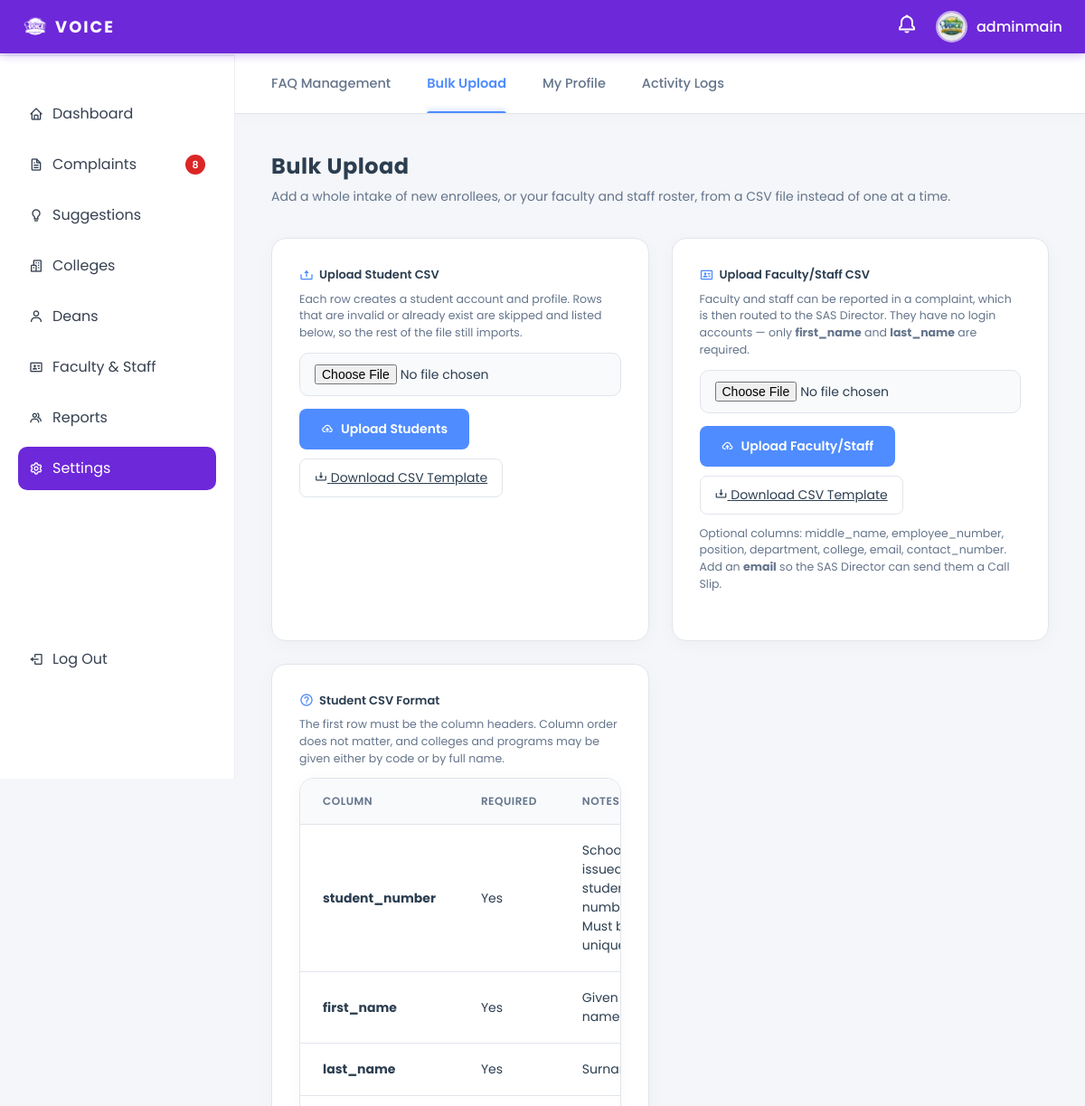
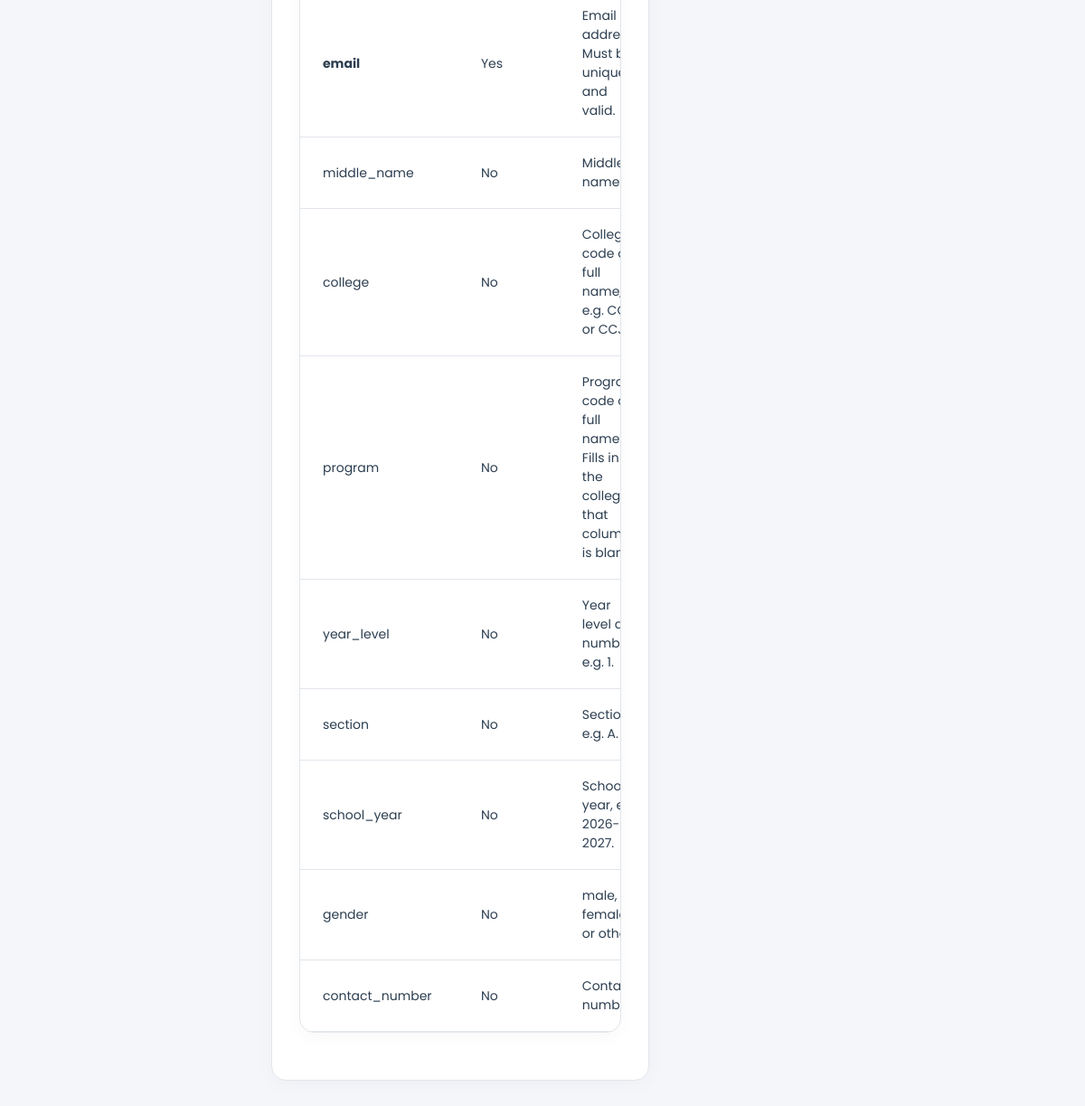
Screenshot of /Ui-main/admin/admin_setting.php?tab=bulk_upload (signed in) with the database file from the repository (2 pictures, top to bottom).
### tables this page shows
CREATE TABLE `admin_profiles` (
  `id` int(11) NOT NULL,
  `user_id` int(11) NOT NULL,
  `name` varchar(100) NOT NULL,
  `created_at` timestamp NOT NULL DEFAULT current_timestamp()
);

CREATE TABLE `users` (
  `id` int(11) NOT NULL,
  `username` varchar(50) NOT NULL,
  `email` varchar(100) NOT NULL,
  `password` varchar(255) NOT NULL,
  `role` enum('admin','dean','student') NOT NULL,
  `profile_pic` varchar(255) DEFAULT NULL,
  `is_active` tinyint(1) DEFAULT 1,
  `created_at` timestamp NOT NULL DEFAULT current_timestamp(),
  `reset_token_hash` varchar(64) DEFAULT NULL,
  `reset_token_expires_at` datetime DEFAULT NULL,
  `reset_code` varchar(255) DEFAULT NULL,
  `reset_expiry` datetime DEFAULT NULL
);

### Ui-main/faculty_helpers.php (called while the page is built, shortened)
<?php
require_once __DIR__ . '/student_bulk_upload.php';
function faculty_bulk_upload_columns(): array
{
    return [
        'required' => [
            'first_name' => 'Given name.',
            'last_name' => 'Surname.',
        ],
        'optional' => [
            'middle_name' => 'Middle name.',
            'employee_number' => 'Employee or ID number. Must be unique when given.',
            'position' => 'Job title, e.g. Instructor or Registrar Staff.',
            'department' => 'Department or office, e.g. Registrar.',
            'college' => 'College code or full name, if they belong to one.',
            'email' => 'Email address. Needed for Call Slips.',
            'contact_number' => 'Contact number.',
        ],
    ];
}

### Ui-main/student_bulk_upload.php (called while the page is built, shortened)
<?php
function student_bulk_upload_columns(): array
{
    return [
        'required' => [
            'student_number' => 'School-issued student number. Must be unique.',
            'first_name' => 'Given name.',
            'last_name' => 'Surname.',
            'email' => 'Email address. Must be unique and valid.',
        ],
        'optional' => [
            'middle_name' => 'Middle name.',
            'college' => 'College code or full name, e.g. CCIS or CCJ.',
            'program' => 'Program code or full name. Fills in the college if that column is blank.',
            'year_level' => 'Year level as a number, e.g. 1.',
            'section' => 'Section, e.g. A.',
            'school_year' => 'School year, e.g. 2026-2027.',
            'gender' => 'male, female, or other.',
            'contact_number' => 'Contact number.',
        ],
    ];
}

### Ui-main/admin/admin_setting.php (the view, shortened to what this page needs)
<?php
require_once __DIR__ . '/../student_bulk_upload.php';
require_once __DIR__ . '/../faculty_helpers.php';
function e(string $value): string
{
    return htmlspecialchars($value, ENT_QUOTES, 'UTF-8');
}
$activeTab = (string)($_GET['tab'] ?? 'faq');
?>
<!DOCTYPE html>
<html lang="en">
<head>
    <link href='https://unpkg.com/boxicons@2.1.4/css/boxicons.min.css' rel='stylesheet'>
</head>
<body>
    <?php include 'admin_topbar.php'; ?>
    <?php include 'admin_sidebar.php'; ?>
    <div class="page-wrapper">
        <div class="nav-header">
            <div class="nav-tabs">
                <button class="tab-btn <?php echo $activeTab === 'faq' ? 'active' : ''; ?>" onclick="switchTab(event, 'faq')">FAQ Management</button>
                <button class="tab-btn <?php echo $activeTab === 'bulk_upload' ? 'active' : ''; ?>" onclick="switchTab(event, 'bulk_upload')">Bulk Upload</button>
                <button class="tab-btn <?php echo $activeTab === 'profile' ? 'active' : ''; ?>" onclick="switchTab(event, 'profile')">My Profile</button>
                <button class="tab-btn <?php echo $activeTab === 'logs' ? 'active' : ''; ?>" onclick="switchTab(event, 'logs')">Activity Logs</button>
            </div>
        </div>
        <main class="main-content">
            <div id="bulk_upload" class="tab-panel <?php echo $activeTab === 'bulk_upload' ? 'active' : ''; ?>">
                <div class="section-header">
                    <h1>Bulk Upload</h1>
                    <p>Add a whole intake of new enrollees, or your faculty and staff roster, from a CSV file instead of one at a time.</p>
                </div>
                <div class="card-grid">
                    <div class="form-card">
                        <form method="POST" enctype="multipart/form-data">
                            <div class="form-group">
                                <label><i class='bx bx-upload'></i> Upload Student CSV</label>
                                <p style="font-size: 12.5px; color: var(--text-light); margin-bottom: 12px;">
                                    Each row creates a student account and profile. Rows that are invalid or already
                                    exist are skipped and listed below, so the rest of the file still imports.
                                </p>
                                <div class="form-group" style="margin-bottom: 14px;">
                                    <input type="file" class="input-field" name="students_csv" accept=".csv,.txt" required>
                                </div>
                                <div style="display: flex; gap: 10px; flex-wrap: wrap; align-items: center; margin-bottom: 12px;">
                                    <button class="btn-primary" type="submit"><i class='bx bx-cloud-upload'></i> Upload Students</button>
                                    <a class="btn-secondary" href="admin_setting.php?download=student_template"><i class='bx bx-download'></i> Download CSV Template</a>
                                </div>
                            </div>
                        </form>
                    </div>
                    <div class="form-card">
                        <form method="POST" enctype="multipart/form-data">
                            <div class="form-group">
                                <label><i class='bx bx-id-card'></i> Upload Faculty/Staff CSV</label>
                                <p style="font-size: 12.5px; color: var(--text-light); margin-bottom: 12px;">
                                    Faculty and staff can be reported in a complaint, which is then routed to the
                                    SAS Director. They have no login accounts &mdash; only <strong>first_name</strong>
                                    and <strong>last_name</strong> are required.
                                </p>
                                <div class="form-group" style="margin-bottom: 14px;">
                                    <input type="file" class="input-field" name="faculty_csv" accept=".csv,.txt" required>
                                </div>
                                <div style="display: flex; gap: 10px; flex-wrap: wrap; align-items: center; margin-bottom: 12px;">
                                    <button class="btn-primary" type="submit"><i class='bx bx-cloud-upload'></i> Upload Faculty/Staff</button>
                                    <a class="btn-secondary" href="admin_setting.php?download=faculty_template"><i class='bx bx-download'></i> Download CSV Template</a>
                                </div>
                                <p style="font-size: 12.5px; color: var(--text-light);">
                                    Optional columns: <?php echo e(implode(', ', array_keys(faculty_bulk_upload_columns()['optional']))); ?>.
                                    Add an <strong>email</strong> so the SAS Director can send them a Call Slip.
                                </p>
                            </div>
                        </form>
                    </div>
                    <div class="form-card">
                        <div class="form-group">
                            <label><i class='bx bx-help-circle'></i> Student CSV Format</label>
                            <p style="font-size: 12.5px; color: var(--text-light); margin-bottom: 12px;">
                                The first row must be the column headers. Column order does not matter, and
                                colleges and programs may be given either by code or by full name.
                            </p>
                            <div class="table-container">
                                <table>
                                    <thead>
                                        <tr>
                                            <th>Column</th>
                                            <th>Required</th>
                                            <th>Notes</th>
                                        </tr>
                                    </thead>
                                    <tbody>
                                        <?php $bulkColumns = student_bulk_upload_columns(); ?>
                                        <?php foreach ($bulkColumns['required'] as $column => $description): ?>
                                            <tr>
                                                <td><strong><?php echo e($column); ?></strong></td>
                                                <td>Yes</td>
                                                <td><?php echo e($description); ?></td>
                                            </tr>
                                        <?php endforeach; ?>
                                        <?php foreach ($bulkColumns['optional'] as $column => $description): ?>
                                            <tr>
                                                <td><?php echo e($column); ?></td>
                                                <td>No</td>
                                                <td><?php echo e($description); ?></td>
                                            </tr>
                                        <?php endforeach; ?>
                                    </tbody>
                                </table>
                            </div>
                        </div>
                    </div>
                </div>
            </div>
        </main>
    </div>
</body>
</html>

### Ui-main/admin/admin_topbar.php (shortened to what this page needs)
<?php
require_once __DIR__ . '/../db_connection.php';
$topbarDisplayName = (string)($_SESSION['full_name'] ?? $_SESSION['username'] ?? 'Admin');
$topbarProfilePic = 'https://i.pravatar.cc/100';
if (isset($_SESSION['user_id'])) {
    try {
        $profileStmt = $pdo->prepare(
            'SELECT u.username, u.profile_pic, ap.name
             FROM users u
             LEFT JOIN admin_profiles ap ON ap.user_id = u.id
             WHERE u.id = :user_id
             LIMIT 1'
        );
        $profileStmt->execute([':user_id' => (int)$_SESSION['user_id']]);
        $profileRow = $profileStmt->fetch(PDO::FETCH_ASSOC);
        if ($profileRow) {
            $resolvedName = trim((string)($profileRow['name'] ?? ''));
            $topbarDisplayName = $resolvedName;
            $storedPic = trim((string)($profileRow['profile_pic'] ?? ''));
            if ($storedPic !== '') {
                $topbarProfilePic = '../' . ltrim($storedPic, '/');
            }
        }
    } catch (PDOException $e) {
        $topbarNotifications = [];
        $topbarUnreadCount = 0;
    }
}
?>
<link href='https://unpkg.com/boxicons@2.1.4/css/boxicons.min.css' rel='stylesheet'>
<div class="topbar">
    <a class="topbar-logo" href="admindashboard.php">
        <img src="../assets/images/logo.PNG" alt="Logo">
        <span>VOICE</span>
    </a>
    <div class="topbar-right">
        <div class="topbar-bell" id="bellIcon">
            <i class='bx bx-bell'></i>
        </div>
        <div class="profile-container" id="profileIcon">
            <img class="profile-pic" src="<?php echo htmlspecialchars($topbarProfilePic, ENT_QUOTES, 'UTF-8'); ?>" alt="profile">
            <span><?php echo htmlspecialchars($topbarDisplayName, ENT_QUOTES, 'UTF-8'); ?></span>
        </div>
    </div>
</div>

### Ui-main/admin/admin_setting.php (style rules this page uses)
:root { --primary: #4F8CFF; --primary-hover: #3b6fd1; --primary-light: rgba(79, 140, 255, 0.1); --bg: #f4f6f9; --card-bg: #ffffff; --border: #e1e5eb; --text-main: #2c3e50; --text-light: #64748b; --danger: #ef4444; --success: #10b981; --warning: #f59e0b; }
* { margin: 0; padding: 0; box-sizing: border-box; font-family: 'Poppins', sans-serif; }
body { background-color: var(--bg); color: var(--text-main); line-height: 1.5; overflow-x: hidden; }
.page-wrapper { margin-left: 260px; margin-top: 60px; min-height: calc(100vh - 60px); display: flex; flex-direction: column; }
.nav-header { background: var(--card-bg); border-bottom: 1px solid var(--border); padding: 0 40px; display: flex; align-items: center; box-shadow: 0 4px 15px rgba(0,0,0,0.02); position: sticky; top: 60px; z-index: 900; }
.nav-tabs { display: flex; gap: 40px; overflow-x: auto; flex-grow: 1; }
.tab-btn { background: none; border: none; padding: 22px 0; font-size: 14.5px; font-weight: 500; color: var(--text-light); cursor: pointer; position: relative; transition: 0.3s; white-space: nowrap; font-family: 'Poppins', sans-serif; }
.tab-btn.active { color: var(--primary); font-weight: 600; }
.tab-btn.active::after { content: ''; position: absolute; bottom: -1px; left: 0; width: 100%; height: 3px; background: var(--primary); border-radius: 3px 3px 0 0; box-shadow: 0 -2px 5px rgba(79, 140, 255, 0.3); }
.main-content { padding: 40px; flex-grow: 1; }
.tab-panel { display: none; width: 100%; animation: slideUpFade 0.4s ease-out forwards; }
.tab-panel.active { display: block; }
.section-header { margin-bottom: 35px; }
.section-header h1 { font-size: 24px; font-weight: 700; color: var(--text-main); letter-spacing: 0.5px; }
.section-header p { color: var(--text-light); font-size: 14px; margin-top: 5px; }
.card-grid { display: grid; grid-template-columns: repeat(auto-fit, minmax(400px, 1fr)); gap: 25px; margin-bottom: 40px; }
.form-card { background: var(--card-bg); border: 1px solid var(--border); padding: 30px; border-radius: 16px; box-shadow: 0 4px 20px rgba(0,0,0,0.03); transition: transform 0.3s ease; }
.form-group { margin-bottom: 22px; }
.form-group label { display: flex; align-items: center; gap: 6px; font-size: 13px; font-weight: 600; color: var(--text-main); margin-bottom: 8px; }
.form-group label i { color: var(--primary); font-size: 16px; }
.input-field { width: 100%; padding: 12px 16px; border: 1.5px solid var(--border); border-radius: 10px; font-size: 14px; background: #f8fafc; color: var(--text-main); outline: none; transition: all 0.3s ease; font-family: 'Poppins', sans-serif; }
.btn-primary { background: var(--primary); color: white; border: none; padding: 12px 24px; border-radius: 8px; font-weight: 600; cursor: pointer; font-size: 14px; transition: all 0.3s ease; display: inline-flex; align-items: center; gap: 8px; }
.table-container { width: 100%; background: var(--card-bg); border: 1px solid var(--border); border-radius: 16px; overflow: hidden; box-shadow: 0 4px 20px rgba(0,0,0,0.03); }
table { width: 100%; border-collapse: collapse; }
th { text-align: left; padding: 16px 25px; background: #f8fafc; font-size: 12px; font-weight: 600; color: var(--text-light); text-transform: uppercase; border-bottom: 1px solid var(--border); letter-spacing: 0.5px; }
td { padding: 18px 25px; font-size: 14px; border-bottom: 1px solid var(--border); vertical-align: middle; color: var(--text-main); }
tbody tr { transition: background 0.2s; }
.btn-secondary { border: 1px solid var(--border); background: #fff; color: var(--text-main); border-radius: 8px; padding: 10px 16px; font-size: 14px; cursor: pointer; }

### rows the page displays
admin_profiles: user.profile_pic (picture), name "adminmain"

### other values shown
$pendingComplaintCount "8"
implode(', ', array_keys(faculty_bulk_upload_columns()['optional'])) "middle_name, employee_number, position, department, college, email, contact_number"
$column "student_number"
$column "first_name"
$description "Given…"
$column "last_name"
$column "email"
$column "middle_name"
$column "college"
$column "program"
$column "year_level"
$column "section"
$column "school_year"
$column "gender"
$column "contact_number"
